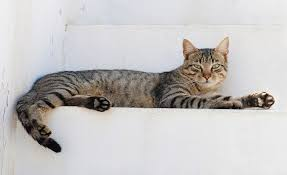
#> input picture read/photos/cat.jpg, 287 x 175 px, found by its file name
$ python eroded.py
#> lines starting #> are read from the running program, lines starting #| are printed output that depends on the picture; after the words box and inside, x2 and y2 are one past the last pixel; in counts of white or black regions, pixels touching at a corner belong together
import cv2 as cv  # type: ignore
img = cv.imread('./read/Photos/cat.jpg')
#> img is the input picture: shape (175, 287, 3); mean B, G, R 193.4, 194.1, 196.5
cv.imshow('Cat', img)
blur = cv.GaussianBlur(img, (5,5), cv.BORDER_DEFAULT)
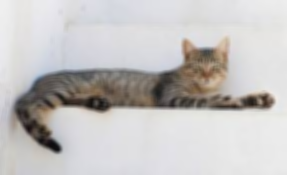
#> blur: shape (175, 287, 3); mean B, G, R 193.4, 194.1, 196.5

# Edge Cascade
canny = cv.Canny(blur, 125, 175)
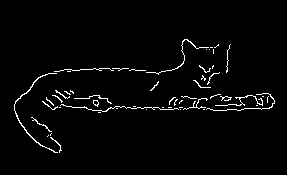
#> canny: shape (175, 287); 2.5% white in thin lines or dots, all inside (x1, y1, x2, y2) = (14, 39, 275, 153)
cv.imshow('Canny Edges', canny)
# Dilating the image
dilated = cv.dilate(canny, (7,7), iterations=3)
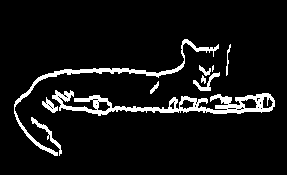
#> dilated: shape (175, 287); 7.5% white; 10 white regions (1 under 20 px), largest, box (x1, y1, x2, y2) and area: (52, 90, 275, 116) 1996, (14, 39, 219, 156) 1161, (31, 117, 62, 156) 179
cv.imshow('Dilated', dilated)

# Eroding
eroded = cv.erode(dilated, (7,7), iterations=3)
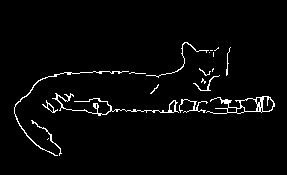
#> eroded: shape (175, 287); 2.9% white in thin lines or dots, all inside (x1, y1, x2, y2) = (14, 42, 275, 156)
cv.imshow('Eroded', eroded)

cv.waitKey(0)
